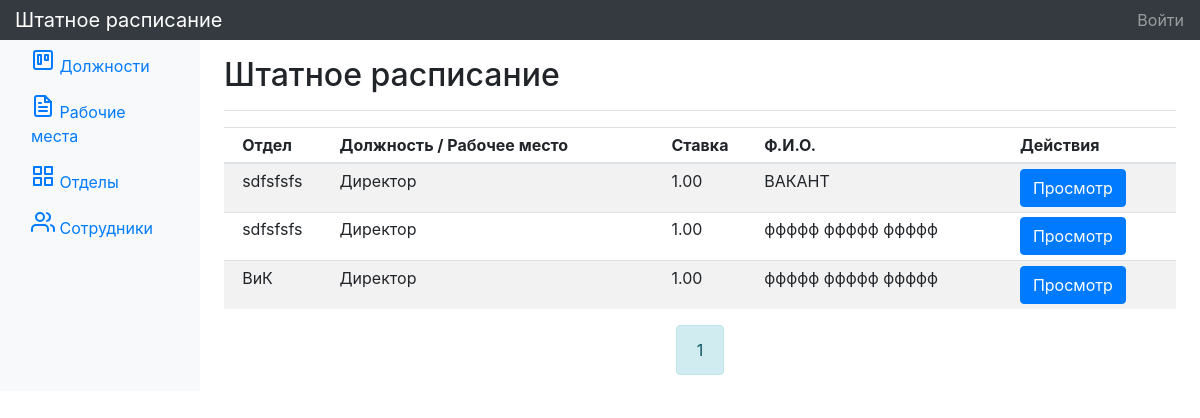
Before: / with the older database file.
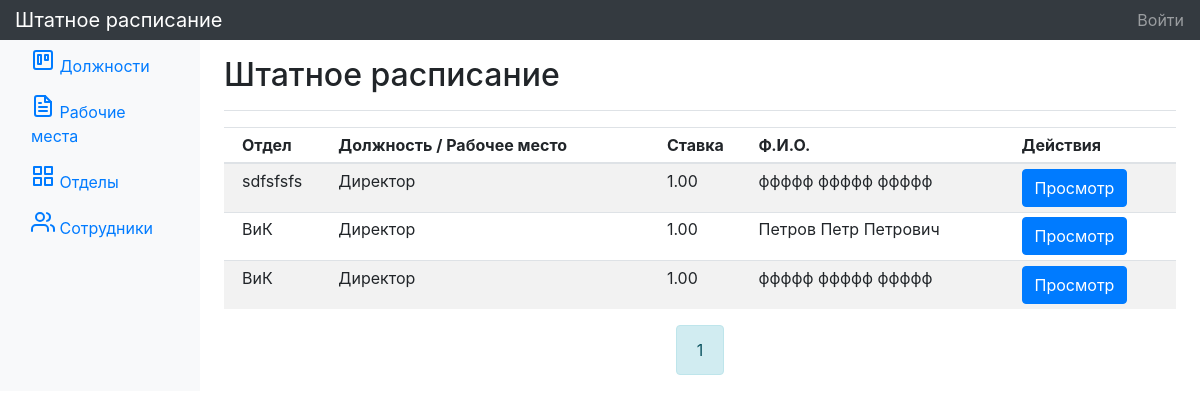
After: the same page with the newer database file.
### tables this page shows
CREATE TABLE `workplaces` (
  `id` int(11) NOT NULL,
  `rate` decimal(3,2) NOT NULL,
  `department_id` int(11) NOT NULL,
  `position_id` int(11) NOT NULL,
  `employee_id` int(11) DEFAULT NULL
);

CREATE TABLE `departments` (
  `id` int(11) NOT NULL,
  `name` varchar(100) NOT NULL,
  `short_name` varchar(10) NOT NULL
);

CREATE TABLE `positions` (
  `id` int(11) NOT NULL,
  `name` varchar(50) NOT NULL,
  `position_code` varchar(8) NOT NULL
);

CREATE TABLE `employees` (
  `id` int(11) NOT NULL,
  `firstname` varchar(20) NOT NULL,
  `surname` varchar(20) NOT NULL,
  `patronymic` varchar(20) NOT NULL,
  `birthday` date DEFAULT NULL,
  `hired` date DEFAULT NULL,
  `fired` date DEFAULT NULL,
  `medical_exam` date DEFAULT NULL
);

### app/controllers/WorkplaceController.php (called while the page is built, shortened)
<?php
class WorkplaceController extends Controller
{
    public function index($page = 1) {
        $workplace          = new Workplace();
        $numberOfWorkplaces = (int) $workplace->count();
        $workplacesPerPage  = 20;
        $pages              = (int) ceil($numberOfWorkplaces / $workplacesPerPage);
        if ($page === 1) $offset = 0;
        else $offset = $page * $workplacesPerPage;
        $workplaces = $workplace->query("
            SELECT
              workplaces.id,
              workplaces.rate,
              employees.firstname,
              employees.surname,
              employees.patronymic,
              departments.short_name AS department,
              positions.name AS pos
            FROM workplaces
            INNER JOIN departments
              ON workplaces.department_id = departments.id
            INNER JOIN positions
              ON positions.id = workplaces.position_id
            LEFT OUTER JOIN employees
              ON employees.id = workplaces.employee_id
            ORDER BY
               department ASC,
               pos ASC,
               employees.surname ASC,
               employees.firstname ASC,
               employees.patronymic ASC
            LIMIT $workplacesPerPage OFFSET $offset
        ", Workplace::FETCH_ALL_METHOD);
        $paginator = new Paginator($pages, $page, 2, '../workplaces/page/');
        $this->view->render('Штатное расписание', [
            'workplaces' => $workplaces,
            'paginator'  => $paginator
        ]);
    }
}

### index.php (called while the page is built, shortened)
<?php
spl_autoload_register(function ($class) {
   $path = str_replace('\\', '/', $class . '.php');
});
$router = new Router();
$router->run();

### app/core/Db.php (called while the page is built, shortened)
<?php
class Db
{
    public function __construct()
    {
        try {
            $this->db = new PDO(
                'mysql:host=' . $_ENV['DB_HOST'] .
                ';port=' . $_ENV['DB_PORT'] .
                ';dbname=' . $_ENV['DB_DATABASE'],
                $_ENV['DB_USERNAME'],
                $_ENV['DB_PASSWORD']
            );
        } catch (\PDOException $e) {
            View::error_page_with_message($e->getMessage());
        }
    }
}

### app/core/Model.php (called while the page is built, shortened)
<?php
class Model
{
    private   $get_method   = 'fetchAll';
    protected $db;
    protected $table_name;
    protected $preparedData = [];
    protected $sql;
    public function __construct()
    {
        $db = new Db();
        $this->db = $db->db;
    }
    public function query(string $sql, string $fetch_method, array $data = null)
    {
        $this->sql = $sql;
        $this->get_method = $fetch_method;
        return $this->get();
    }
    public function count()
    {
        $this->sql = "SELECT COUNT(*) FROM $this->table_name";
        $this->get_method = $this::FETCH_METHOD;
        return $this->get();
    }
    public function get()
    {
        if ($this->issetSql()) {
            $this->stmt = $this->db->prepare($this->sql);
            if (!empty($this->preparedData)) $result = $this->stmt->execute($this->preparedData);
            else $result = $this->stmt->execute();
            try {
                if ($result === true) {
                    $method = $this->get_method;
                    return $this->stmt->$method();
                }
                else throw new \PDOException($this->stmt->errorInfo());
            } catch (\PDOException $e) {
                View::error_page_with_message($e->getMessage());
            }
        }
    }
    private function issetSql()
    {
        try {
            if ($this->sql === '') {
                throw new \Exception('Нарушен порядок построения запроса');
            } else {
                return true;
            }
        } catch (\Exception $e) {
            View::error_page_with_message($e->getMessage());
        }
    }
}

### app/views/workplace/index.php (the view, shortened to what the changed rows need)
<?php if (empty($workplaces)) : ?>
    <div class="alert alert-primary" role="alert">
        Добавьте рабочие места.
    </div>
<?php else : ?>
    <div class="table-responsive">
        <table class="table table-striped table-sm">
            <thead>
                <tr>
                    <th></th>
                    <th>Отдел</th>
                    <th>Должность / Рабочее место</th>
                    <th>Ставка</th>
                    <th>Ф.И.О.</th>
                    <th>Действия</th>
                </tr>
            </thead>
            <tbody>
                <?php foreach ($workplaces as $workplace) : ?>
                    <tr>
                        <td></td>
                        <td><?= $workplace['department'] ?></td>
                        <td><?= $workplace['pos'] ?></td>
                        <td><?= $workplace['rate'] ?></td>
                        <?php if ($workplace['surname'] === null) : ?>
                            <td>ВАКАНТ</td>
                        <?php else : ?>
                            <td><?= $workplace['surname'] ?> <?= $workplace['firstname'] ?> <?= $workplace['patronymic'] ?></td>
                        <?php endif; ?>
                        <td>
                            <div class="btn-group" role="group" aria-label="Кнопки управления">
                                <a href="/workplace/<?= $workplace['id'] ?>" class="btn btn-primary">Просмотр</a>
                            </div>
                        </td>
                    </tr>
                <?php endforeach; ?>
            </tbody>
        </table>
    </div>
    <?php $paginator->render() ?>
<?php endif; ?>

### app/lib/Paginator.php (shortened to what the changed rows need)
<?php
class Paginator
{
    private $buttons = [];
    function __construct(int $pages, int $page, int $side_buttons_limit, string $link)
    {
        $start = $page - $side_buttons_limit;
        $end = $page + $side_buttons_limit;
        for ($j = 1; $j <= $pages; $j++) {
            if ($j >= $start && $j <= $end) {
                if ($j == $page) {
                    $this->add($link, $page, 'alert alert-info', $j);
                }
                else {
                    $this->add($link, $j, 'alert alert-light', $j);
                }
            }
        }
    }
    private function add(string $link, int $page, string $class, string $symbol) {
        $this->buttons[] = '<a href="' . $link . $page . '" class="' . $class . '" role="alert">' . $symbol . '</a>';
    }
    public function render() {
        echo '<div class="pagination justify-content-center">';
        foreach ($this->buttons as $button) echo $button;
        echo '</div>';
    }
}

Changed rows visible on the page:
shown differently, row unchanged: workplaces "sdfsfsfs": moves up the list
changed workplaces: department.short_name "sdfsfsfs" → "ВиК"; employee.surname (not shown) → "Петров"; employee.firstname (not shown) → "Петр"; employee.patronymic (not shown) → "Петрович"; no longer shows "ВАКАНТ"
